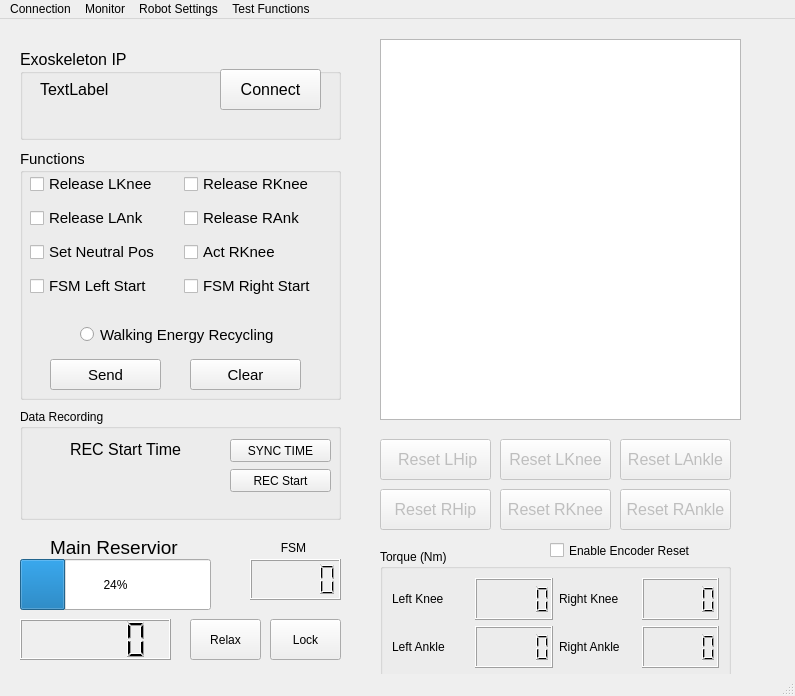
<?xml version="1.0" encoding="UTF-8"?>
<ui version="4.0">
 <class>MainWindow</class>
 <widget class="QMainWindow" name="MainWindow">
  <property name="geometry">
   <rect>
    <x>0</x>
    <y>0</y>
    <width>795</width>
    <height>696</height>
   </rect>
  </property>
  <property name="windowTitle">
   <string>MainWindow</string>
  </property>
  <widget class="QWidget" name="centralwidget">
   <widget class="QProgressBar" name="air_volumn">
    <property name="geometry">
     <rect>
      <x>20</x>
      <y>540</y>
      <width>191</width>
      <height>51</height>
     </rect>
    </property>
    <property name="value">
     <number>24</number>
    </property>
   </widget>
   <widget class="QGroupBox" name="groupBox">
    <property name="geometry">
     <rect>
      <x>20</x>
      <y>30</y>
      <width>321</width>
      <height>91</height>
     </rect>
    </property>
    <property name="font">
     <font>
      <pointsize>12</pointsize>
     </font>
    </property>
    <property name="cursor">
     <cursorShape>ArrowCursor</cursorShape>
    </property>
    <property name="title">
     <string>Exoskeleton IP</string>
    </property>
    <widget class="QPushButton" name="btn_connect">
     <property name="geometry">
      <rect>
       <x>200</x>
       <y>20</y>
       <width>101</width>
       <height>41</height>
      </rect>
     </property>
     <property name="font">
      <font>
       <pointsize>12</pointsize>
      </font>
     </property>
     <property name="text">
      <string>Connect</string>
     </property>
    </widget>
    <widget class="QLabel" name="cur_ip_label">
     <property name="geometry">
      <rect>
       <x>20</x>
       <y>20</y>
       <width>151</width>
       <height>41</height>
      </rect>
     </property>
     <property name="font">
      <font>
       <pointsize>12</pointsize>
      </font>
     </property>
     <property name="text">
      <string>TextLabel</string>
     </property>
    </widget>
   </widget>
   <widget class="QGroupBox" name="groupBox_2">
    <property name="geometry">
     <rect>
      <x>20</x>
      <y>130</y>
      <width>321</width>
      <height>251</height>
     </rect>
    </property>
    <property name="font">
     <font>
      <pointsize>11</pointsize>
     </font>
    </property>
    <property name="title">
     <string>Functions</string>
    </property>
    <widget class="QPushButton" name="btn_sendCmd">
     <property name="geometry">
      <rect>
       <x>30</x>
       <y>210</y>
       <width>111</width>
       <height>31</height>
      </rect>
     </property>
     <property name="text">
      <string>Send</string>
     </property>
    </widget>
    <widget class="QPushButton" name="but_clearCmd">
     <property name="geometry">
      <rect>
       <x>170</x>
       <y>210</y>
       <width>111</width>
       <height>31</height>
      </rect>
     </property>
     <property name="text">
      <string>Clear</string>
     </property>
    </widget>
    <widget class="QWidget" name="gridLayoutWidget">
     <property name="geometry">
      <rect>
       <x>10</x>
       <y>19</y>
       <width>301</width>
       <height>136</height>
      </rect>
     </property>
     <layout class="QGridLayout" name="gridLayout">
      <item row="2" column="0">
       <widget class="QCheckBox" name="checkBox_setExoNeutralPos">
        <property name="text">
         <string>Set Neutral Pos</string>
        </property>
       </widget>
      </item>
      <item row="2" column="1">
       <widget class="QCheckBox" name="checkBox_act_RKne">
        <property name="text">
         <string>Act RKnee</string>
        </property>
       </widget>
      </item>
      <item row="3" column="0">
       <widget class="QCheckBox" name="checkBox_fsm_left_start">
        <property name="text">
         <string>FSM Left Start</string>
        </property>
       </widget>
      </item>
      <item row="1" column="1">
       <widget class="QCheckBox" name="checkBox_rel_RAnk">
        <property name="text">
         <string>Release RAnk</string>
        </property>
       </widget>
      </item>
      <item row="3" column="1">
       <widget class="QCheckBox" name="checkBox_fsm_right_start">
        <property name="text">
         <string>FSM Right Start</string>
        </property>
       </widget>
      </item>
      <item row="0" column="1">
       <widget class="QCheckBox" name="checkBox_rel_RKne">
        <property name="text">
         <string>Release RKnee</string>
        </property>
       </widget>
      </item>
      <item row="1" column="0">
       <widget class="QCheckBox" name="checkBox_rel_LAnk">
        <property name="text">
         <string>Release LAnk</string>
        </property>
       </widget>
      </item>
      <item row="0" column="0">
       <widget class="QCheckBox" name="checkBox_rel_LKne">
        <property name="text">
         <string>Release LKnee</string>
        </property>
       </widget>
      </item>
     </layout>
    </widget>
    <widget class="QRadioButton" name="radioButton_walkRec">
     <property name="geometry">
      <rect>
       <x>60</x>
       <y>170</y>
       <width>201</width>
       <height>31</height>
      </rect>
     </property>
     <property name="text">
      <string>Walking Energy Recycling</string>
     </property>
    </widget>
   </widget>
   <widget class="QLabel" name="label">
    <property name="geometry">
     <rect>
      <x>50</x>
      <y>520</y>
      <width>141</width>
      <height>16</height>
     </rect>
    </property>
    <property name="font">
     <font>
      <pointsize>14</pointsize>
     </font>
    </property>
    <property name="text">
     <string>Main Reservior</string>
    </property>
   </widget>
   <widget class="QPushButton" name="btn_resetLHip">
    <property name="enabled">
     <bool>false</bool>
    </property>
    <property name="geometry">
     <rect>
      <x>380</x>
      <y>420</y>
      <width>111</width>
      <height>41</height>
     </rect>
    </property>
    <property name="font">
     <font>
      <pointsize>12</pointsize>
     </font>
    </property>
    <property name="text">
     <string> Reset LHip</string>
    </property>
   </widget>
   <widget class="GraphicsLayoutWidget" name="exo_rt_plot">
    <property name="geometry">
     <rect>
      <x>380</x>
      <y>20</y>
      <width>361</width>
      <height>381</height>
     </rect>
    </property>
   </widget>
   <widget class="QPushButton" name="btn_resetLKne">
    <property name="enabled">
     <bool>false</bool>
    </property>
    <property name="geometry">
     <rect>
      <x>500</x>
      <y>420</y>
      <width>111</width>
      <height>41</height>
     </rect>
    </property>
    <property name="font">
     <font>
      <pointsize>12</pointsize>
     </font>
    </property>
    <property name="text">
     <string>Reset LKnee</string>
    </property>
   </widget>
   <widget class="QPushButton" name="btn_resetLAnk">
    <property name="enabled">
     <bool>false</bool>
    </property>
    <property name="geometry">
     <rect>
      <x>620</x>
      <y>420</y>
      <width>111</width>
      <height>41</height>
     </rect>
    </property>
    <property name="font">
     <font>
      <pointsize>12</pointsize>
     </font>
    </property>
    <property name="text">
     <string>Reset LAnkle</string>
    </property>
   </widget>
   <widget class="QPushButton" name="btn_resetRHip">
    <property name="enabled">
     <bool>false</bool>
    </property>
    <property name="geometry">
     <rect>
      <x>380</x>
      <y>470</y>
      <width>111</width>
      <height>41</height>
     </rect>
    </property>
    <property name="font">
     <font>
      <pointsize>12</pointsize>
     </font>
    </property>
    <property name="text">
     <string>Reset RHip</string>
    </property>
   </widget>
   <widget class="QPushButton" name="btn_resetRKne">
    <property name="enabled">
     <bool>false</bool>
    </property>
    <property name="geometry">
     <rect>
      <x>500</x>
      <y>470</y>
      <width>111</width>
      <height>41</height>
     </rect>
    </property>
    <property name="font">
     <font>
      <pointsize>12</pointsize>
     </font>
    </property>
    <property name="text">
     <string>Reset RKnee</string>
    </property>
   </widget>
   <widget class="QPushButton" name="btn_resetRAnk">
    <property name="enabled">
     <bool>false</bool>
    </property>
    <property name="geometry">
     <rect>
      <x>620</x>
      <y>470</y>
      <width>111</width>
      <height>41</height>
     </rect>
    </property>
    <property name="font">
     <font>
      <pointsize>12</pointsize>
     </font>
    </property>
    <property name="text">
     <string>Reset RAnkle</string>
    </property>
   </widget>
   <widget class="QPushButton" name="btn_relax">
    <property name="geometry">
     <rect>
      <x>190</x>
      <y>600</y>
      <width>71</width>
      <height>41</height>
     </rect>
    </property>
    <property name="text">
     <string>Relax</string>
    </property>
   </widget>
   <widget class="QGroupBox" name="groupBox_3">
    <property name="geometry">
     <rect>
      <x>20</x>
      <y>390</y>
      <width>321</width>
      <height>111</height>
     </rect>
    </property>
    <property name="title">
     <string>Data Recording</string>
    </property>
    <widget class="QPushButton" name="btn_rec_start">
     <property name="geometry">
      <rect>
       <x>210</x>
       <y>60</y>
       <width>101</width>
       <height>23</height>
      </rect>
     </property>
     <property name="text">
      <string>REC Start</string>
     </property>
    </widget>
    <widget class="QPushButton" name="btn_syncTime">
     <property name="geometry">
      <rect>
       <x>210</x>
       <y>30</y>
       <width>101</width>
       <height>23</height>
      </rect>
     </property>
     <property name="text">
      <string>SYNC TIME</string>
     </property>
    </widget>
    <widget class="QLabel" name="label_3">
     <property name="geometry">
      <rect>
       <x>50</x>
       <y>30</y>
       <width>121</width>
       <height>20</height>
      </rect>
     </property>
     <property name="font">
      <font>
       <pointsize>12</pointsize>
      </font>
     </property>
     <property name="text">
      <string>REC Start Time</string>
     </property>
    </widget>
    <widget class="QLabel" name="label_startTime">
     <property name="geometry">
      <rect>
       <x>26</x>
       <y>60</y>
       <width>161</width>
       <height>20</height>
      </rect>
     </property>
     <property name="text">
      <string/>
     </property>
     <property name="alignment">
      <set>Qt::AlignCenter</set>
     </property>
     <property name="textInteractionFlags">
      <set>Qt::TextSelectableByMouse</set>
     </property>
    </widget>
   </widget>
   <widget class="QLCDNumber" name="lcd_TankPre">
    <property name="geometry">
     <rect>
      <x>20</x>
      <y>600</y>
      <width>151</width>
      <height>41</height>
     </rect>
    </property>
   </widget>
   <widget class="QPushButton" name="btn_lock">
    <property name="geometry">
     <rect>
      <x>270</x>
      <y>600</y>
      <width>71</width>
      <height>41</height>
     </rect>
    </property>
    <property name="text">
     <string>Lock</string>
    </property>
   </widget>
   <widget class="QCheckBox" name="checkBox_encoder_reset">
    <property name="geometry">
     <rect>
      <x>550</x>
      <y>520</y>
      <width>181</width>
      <height>23</height>
     </rect>
    </property>
    <property name="text">
     <string>Enable Encoder Reset</string>
    </property>
   </widget>
   <widget class="QLabel" name="label_2">
    <property name="geometry">
     <rect>
      <x>260</x>
      <y>520</y>
      <width>67</width>
      <height>17</height>
     </rect>
    </property>
    <property name="text">
     <string>FSM</string>
    </property>
    <property name="alignment">
     <set>Qt::AlignCenter</set>
    </property>
   </widget>
   <widget class="QLCDNumber" name="lcd_fsm">
    <property name="geometry">
     <rect>
      <x>250</x>
      <y>540</y>
      <width>91</width>
      <height>41</height>
     </rect>
    </property>
   </widget>
   <widget class="QGroupBox" name="groupBox_4">
    <property name="geometry">
     <rect>
      <x>380</x>
      <y>530</y>
      <width>351</width>
      <height>131</height>
     </rect>
    </property>
    <property name="title">
     <string>Torque (Nm)</string>
    </property>
    <layout class="QGridLayout" name="gridLayout_3">
     <item row="0" column="2">
      <widget class="QLabel" name="label_5">
       <property name="text">
        <string>Right Knee</string>
       </property>
      </widget>
     </item>
     <item row="0" column="0">
      <widget class="QLabel" name="label_4">
       <property name="text">
        <string>Left Knee</string>
       </property>
      </widget>
     </item>
     <item row="0" column="3">
      <widget class="QLCDNumber" name="lcd_right_knee_tor"/>
     </item>
     <item row="0" column="1">
      <widget class="QLCDNumber" name="lcd_left_knee_tor"/>
     </item>
     <item row="1" column="0">
      <widget class="QLabel" name="label_6">
       <property name="text">
        <string>Left Ankle</string>
       </property>
      </widget>
     </item>
     <item row="1" column="1">
      <widget class="QLCDNumber" name="lcd_left_ank_tor"/>
     </item>
     <item row="1" column="2">
      <widget class="QLabel" name="label_7">
       <property name="text">
        <string>Right Ankle</string>
       </property>
      </widget>
     </item>
     <item row="1" column="3">
      <widget class="QLCDNumber" name="lcd_right_ank_tor"/>
     </item>
    </layout>
   </widget>
  </widget>
  <widget class="QMenuBar" name="menubar">
   <property name="geometry">
    <rect>
     <x>0</x>
     <y>0</y>
     <width>795</width>
     <height>20</height>
    </rect>
   </property>
   <widget class="QMenu" name="menuConnection">
    <property name="title">
     <string>Connection</string>
    </property>
    <addaction name="actionSet_IP_Address"/>
   </widget>
   <widget class="QMenu" name="menuGraphs">
    <property name="title">
     <string>Monitor</string>
    </property>
    <addaction name="actionGraphJoint"/>
    <addaction name="action_plotPressure"/>
    <addaction name="actionPWM_Duty"/>
    <addaction name="actionPhase"/>
   </widget>
   <widget class="QMenu" name="menuTask_Settings">
    <property name="title">
     <string>Robot Settings</string>
    </property>
    <addaction name="actionCylinder_Length"/>
    <addaction name="actionFSM_Parameter"/>
   </widget>
   <widget class="QMenu" name="menuAction">
    <property name="title">
     <string>Test Functions</string>
    </property>
    <addaction name="actionTest_SW_Valves"/>
    <addaction name="act_testPWM_valves"/>
    <addaction name="actionTest_Pressure_Control"/>
    <addaction name="act_ImpCon"/>
    <addaction name="action_ImpactAbsorb"/>
   </widget>
   <addaction name="menuConnection"/>
   <addaction name="menuGraphs"/>
   <addaction name="menuTask_Settings"/>
   <addaction name="menuAction"/>
  </widget>
  <widget class="QStatusBar" name="statusbar"/>
  <action name="actionSet_IP_Address">
   <property name="text">
    <string>Set IP Address</string>
   </property>
  </action>
  <action name="actionGraphJoint">
   <property name="text">
    <string>Joint Angles</string>
   </property>
  </action>
  <action name="action_plotPressure">
   <property name="text">
    <string>Pressure</string>
   </property>
  </action>
  <action name="actionTest_SW_Valves">
   <property name="text">
    <string>Test SW Valves</string>
   </property>
  </action>
  <action name="act_testPWM_valves">
   <property name="text">
    <string>Test PWM Valves</string>
   </property>
  </action>
  <action name="actionPWM_Duty">
   <property name="text">
    <string>PWM Duty</string>
   </property>
  </action>
  <action name="actionTest_MPC">
   <property name="text">
    <string>Test MPC</string>
   </property>
  </action>
  <action name="act_ImpCon">
   <property name="text">
    <string>Test Impedance Control</string>
   </property>
  </action>
  <action name="actionTest_Pressure_Control">
   <property name="text">
    <string>Test Pressure Control</string>
   </property>
  </action>
  <action name="action_ImpactAbsorb">
   <property name="text">
    <string>Test Impact Absorb</string>
   </property>
  </action>
  <action name="actionCylinder_Length">
   <property name="text">
    <string>Cylinder Length</string>
   </property>
  </action>
  <action name="actionFSM_Parameter">
   <property name="text">
    <string>FSM Parameter</string>
   </property>
  </action>
  <action name="actionForce_Torque">
   <property name="text">
    <string>Force/Torque</string>
   </property>
  </action>
  <action name="actionPhase">
   <property name="text">
    <string>Phase </string>
   </property>
  </action>
 </widget>
 <customwidgets>
  <customwidget>
   <class>GraphicsLayoutWidget</class>
   <extends>QGraphicsView</extends>
   <header>pyqtgraph</header>
  </customwidget>
 </customwidgets>
 <resources/>
 <connections/>
</ui>
